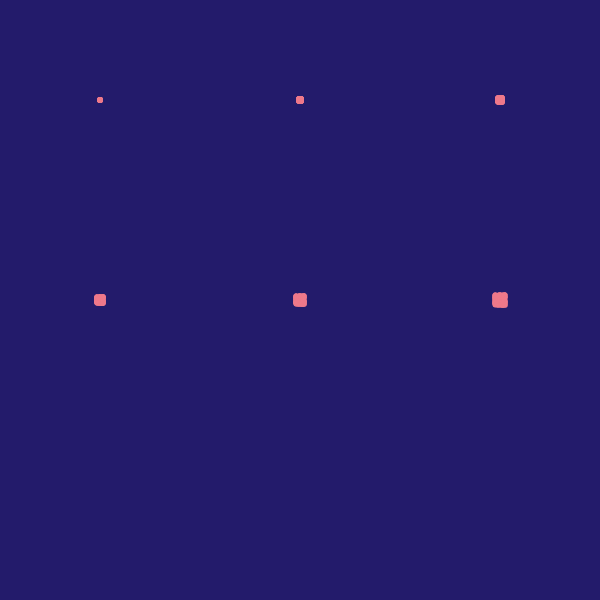
Frame 1 (no input)
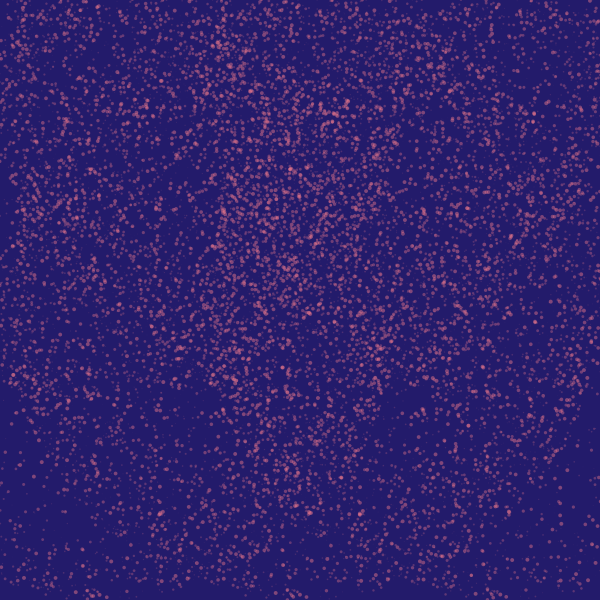
Frame 60 (the mouse pressed at the canvas centre just before this capture)
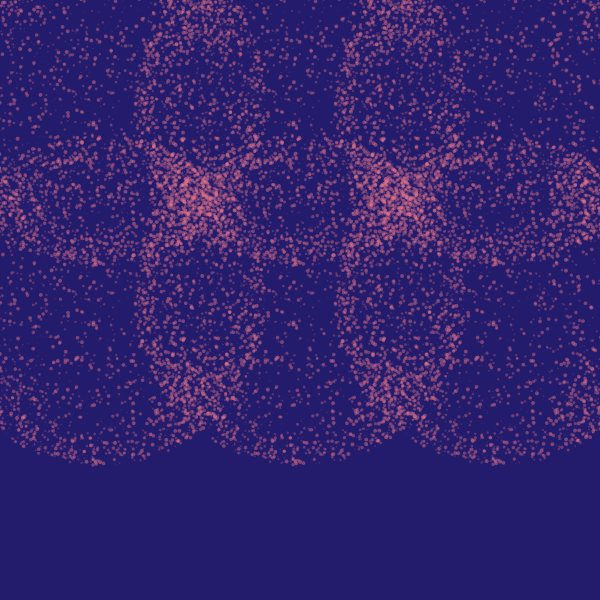
Frame 120 (the mouse held since frame 60 and released just before this capture)

The Processing sketch that drew these frames (run headless with seeded random() and noise(); from frame 60 on, the mouse is pressed at the canvas centre):

// Processing sketch: Ex_1_composition_1
// ── Ex_1_composition_1.pde
/**
 * パーティクルクラウドを描画
 */
 int pnum = 4000;
// 各パーティクルの位置 
Particle[] particle = new Particle[pnum];

void setup() {
    size(600, 600);
    smooth();
    noStroke();

    // 初期化
    for (int i = 0; i < pnum; i++) {
        particle[i] = new Particle();
    }
}

void draw() {
    // 濃い青の背景
    background(35, 27, 107);
    // 1 列目
    drawParticleCloud(100, 100);
    drawParticleCloud(300, 100);
    drawParticleCloud(500, 100);
    // 2 列目
    drawParticleCloud(100, 300);
    drawParticleCloud(300, 300);
    drawParticleCloud(500, 300);
}

void drawParticleCloud(int x, int y) {
    pushMatrix();
    // パーティクルクラウドの中心点に平行移動
    translate(x, y);
    for (Particle p : particle) {
        // パーティクルの位置を更新して描く
        p.move(abs(width/2 - mouseX));
        p.show();
    }
    popMatrix();
}

class Particle {
    float x, y, size, directionX, directionY;
    // コンストラクタ
    public Particle() {
        this.size = random(0.5, 4);
        this.directionX = random(-1, 1);
        this.directionY = random(-1, 1);
    }
    public void move(int radius) {
        // 中心位置からパーティクルまでの距離を計算
        if (dist(this.x, this.y, 0, 0) > radius) {
            // 位置と新しいランダムな目標位置を作る
            PVector position = new PVector(this.x, this.y);
            PVector target = new PVector(random(-radius, radius), random(-radius, radius));
            // 現在位置と目標位置間のベクトルを計算する
            PVector direction = PVector.sub(target, position);
            // direction を小さなステップに刻む
            direction.div(600);
            directionX = direction.x;
            directionY = direction.y;
        }
        this.x += this.directionX;
        this.y += this.directionY;
    }
    public void show() {
        fill(238, 120, 138, this.size * 30);
        ellipse(this.x, this.y, this.size, this.size);
    }
}
